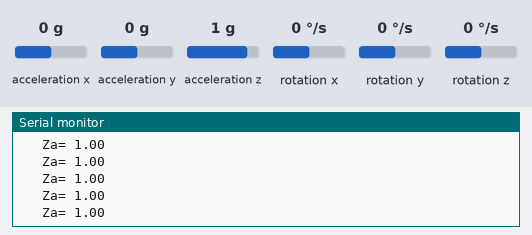
This sketch was run on a simulated ESP32. Parts: the last lines printed to the serial monitor. The inputs (shaded band) are chosen by the test bench; at power-on: acceleration z 1 g, acceleration x 0 g, acceleration y 0 g, rotation x 0 °/s, rotation y 0 °/s, rotation z 0 °/s.

Above: at 1.2 s.
1.3 s: acceleration z set to -1.4 g
At 1.36 s:
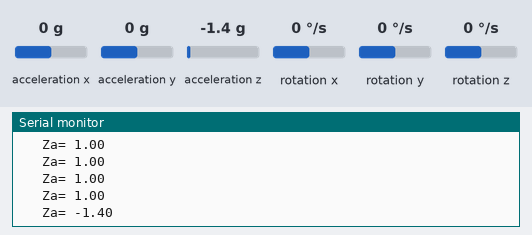
2.8 s: acceleration z set to -0.8 g
At 2.82 s:
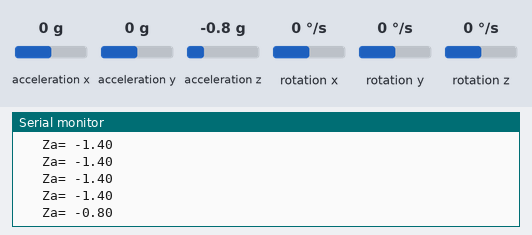
Timing chart, 0 to 5.8 s (numbered marks = the images above; inputs shaded):
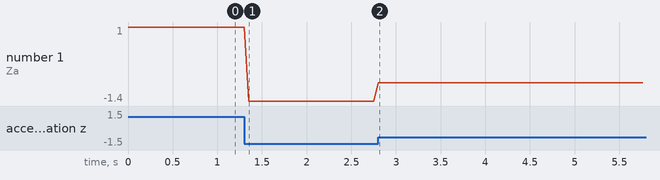

The sketch:

get.ino
```cpp
#include <Wire.h>  // Wire library - used for I2C communication
#include <MPU6050.h>  // MPU6050 library for easier use

MPU6050 mpu;

void setup() {
  Serial.begin(115200);  // Start the serial communication at 115200 baud rate
  Wire.begin(21, 22);    // Start I2C on GPIO 21 (SDA) and GPIO 22 (SCL)

  mpu.initialize();  // Initialize the MPU6050 sensor

  // Check if the sensor is connected correctly
  if (!mpu.testConnection()) {
    Serial.println("MPU6050 connection failed!");
    while (1);  // Stop execution if the sensor is not connected
  }
  Serial.println("MPU6050 initialized successfully");
}

void loop() {
  // Read accelerometer data from the MPU6050
  int16_t ax, ay, az;
  mpu.getAcceleration(&ax, &ay, &az);  // Get raw accelerometer data

  // Convert the raw data to g's (assuming +/- 2g range, divide by 16384)
  float ax_g = ax / 16384.0;
  float ay_g = ay / 16384.0;
  float az_g = az / 16384.0;

  // Print the accelerometer data to the serial monitor
  /*Serial.print("Xa= ");
  Serial.println(ax_g);
  Serial.print("   Ya= ");
  Serial.println(ay_g);*/
  Serial.print("   Za= ");
  Serial.println(az_g);

  delay(50);  // Delay to slow down the loop
}
```

Measured:
- after the input at 1.3 s, the serial monitor: prints a new line after 0.05 s (image 1)
- after the input at 2.8 s, the serial monitor: prints a new line at once (image 2)
- plotted number 1: 1 → -1.4 after the input at 1.3 s, -1.4 → -0.8 after the input at 2.8 s
